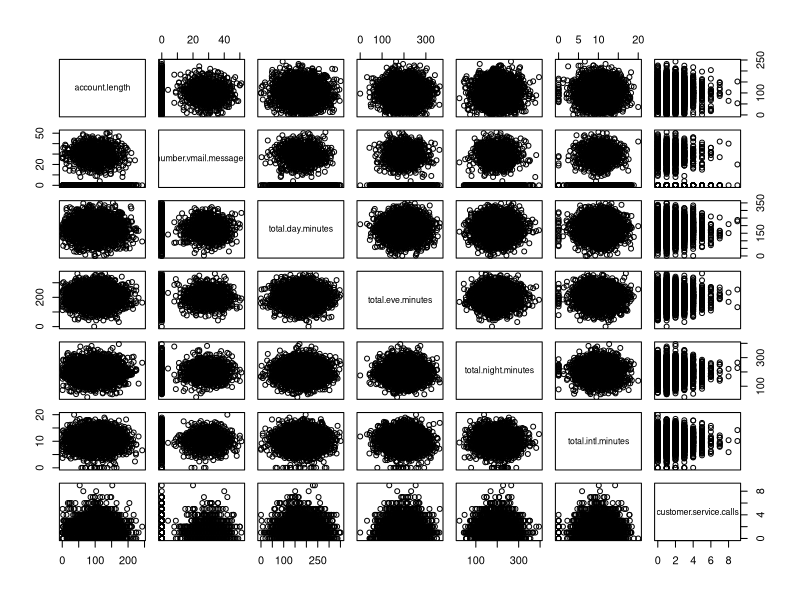
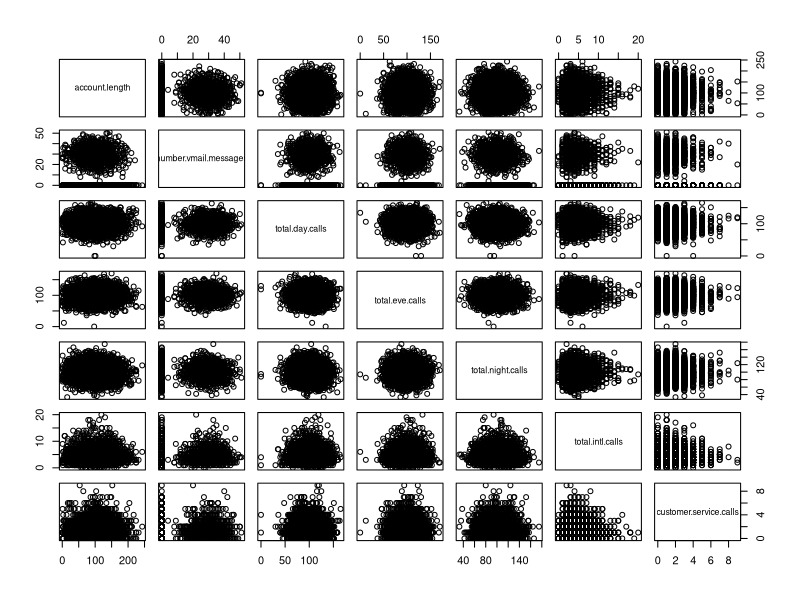
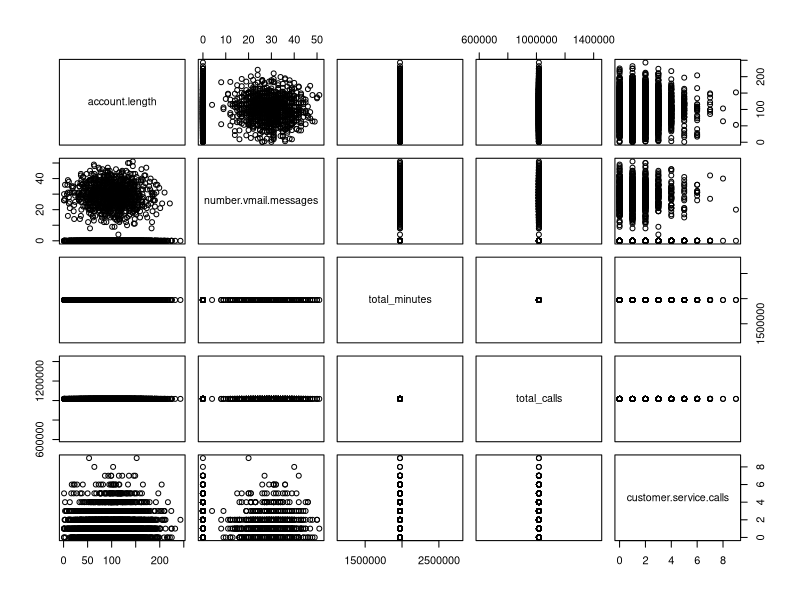

Recreate these plots in R, in order.
## ---- chunk 1
knitr::opts_chunk$set(echo = TRUE)
## ---- chunk 2
library(tidyverse)
library(knitr)
library(lubridate)
library(psych)
## ---- chunk 3
Customer_telecom <- read.csv("Customer_telecom.csv")
                             
## ---- chunk 4

num_c <- Customer_telecom %>%
  select(account.length, number.vmail.messages, total.day.minutes, total.day.calls, total.day.charge, total.eve.minutes, total.eve.calls, total.eve.charge, total.night.minutes, total.night.calls, total.night.charge, total.intl.minutes, total.intl.calls, total.intl.charge, customer.service.calls)

cor(num_c)
summary(Customer_telecom)

num_c <- num_c %>%
  select(account.length, number.vmail.messages, total.day.minutes, total.day.calls, total.eve.minutes, total.eve.calls, total.night.minutes, total.night.calls, total.intl.minutes, total.intl.calls, customer.service.calls)

minutes_c <- num_c %>%
  select(account.length, number.vmail.messages, total.day.minutes, total.eve.minutes, total.night.minutes, total.intl.minutes, customer.service.calls)

pairs(minutes_c)

calls_c <-  Customer_telecom %>%
  select(account.length, number.vmail.messages, total.day.calls, total.eve.calls, total.night.calls, total.intl.calls, customer.service.calls)
pairs(calls_c)

sums_c <- Customer_telecom %>%
  mutate(total_minutes = sum(total.day.minutes, total.eve.minutes, total.night.minutes, total.intl.minutes)) %>%
  mutate(total_calls = sum(total.day.calls, total.eve.calls, total.night.calls, total.intl.calls)) %>%
  select(account.length, number.vmail.messages, total_minutes, total_calls,  customer.service.calls)
                             
pairs(sums_c)

Customer_telecom <- Customer_telecom %>%
  mutate(churn1 = if_else(churn == "False", 0, 1))

glm.fits <- glm(
  churn1 ~ total.day.minutes,
  data = Customer_telecom, family = binomial
)
summary(glm.fits)

glm.fits1 <- glm(
  churn1 ~ account.length+ number.vmail.messages+ total.day.minutes+total.day.calls+ total.day.charge+ total.eve.minutes+ total.eve.calls+total.eve.charge+ total.night.minutes+total.night.calls+ total.night.charge+ total.intl.minutes+total.intl.calls+total.intl.charge+ customer.service.calls,
  data = Customer_telecom, family = binomial
)
summary(glm.fits1)
## ---- chunk 5
library(MASS)
library(caret)


#Randomly shuffle the data
Customer_telecom<-Customer_telecom[sample(nrow(Customer_telecom)),]

#Create 10 equally size folds
folds <- cut(seq(1,nrow(Customer_telecom)),breaks=10,labels=FALSE)

MAE=c()
mae=c()

#K-fold Cross Validation
for (i in 1:10){
  testIndexes <- which(folds==i,arr.ind=TRUE)
  test_data <- Customer_telecom[testIndexes, ]
  train_data <- Customer_telecom[-testIndexes, ]
  m_lda <- lda(churn1 ~ number.vmail.messages + total.intl.calls + customer.service.calls, data = train_data)
  m_pred <- predict(m_lda, test_data)
  conf <- table(list(predicted=m_pred$class, observed=test_data$churn1))
  confusionMatrix(conf)
  print(conf)
  mae <- c(mae, mean(abs(as.integer(m_pred$class == 1) - as.integer(test_data$churn1 == 1))))
}

MAE=c(MAE, mean(mae))
MAE
## ---- chunk 6
library(MASS)

#Randomly shuffle the data
Customer_telecom<-Customer_telecom[sample(nrow(Customer_telecom)),]

#Create 10 equally size folds
folds <- cut(seq(1,nrow(Customer_telecom)),breaks=10,labels=FALSE)

MAE <- c()
mae <- c()

for (i in 1:10){
  testIndexes <- which(folds==i,arr.ind=TRUE)
  test_data <- Customer_telecom[testIndexes, ]
  train_data <- Customer_telecom[-testIndexes, ]
  m_qda <- qda(churn1 ~ number.vmail.messages + total.intl.calls + customer.service.calls, data = train_data)
  m_pred <- predict(m_qda, test_data)
  conf <- table(list(predicted=m_pred$class, observed=test_data$churn1))
  confusionMatrix(conf)
  print(conf)
  mae <- c(mae, mean(abs( as.integer(m_pred$class == 1) - as.integer(test_data$churn1 == 1))))
}

MAE=c(MAE, mean(mae))
MAE

## ---- chunk 7
library(MASS)
library(e1071)

#Randomly shuffle the data
Customer_telecom<-Customer_telecom[sample(nrow(Customer_telecom)),]

#Create 10 equally size folds
folds <- cut(seq(1,nrow(Customer_telecom)),breaks=10,labels=FALSE)

totalMisclassificationRate <- c()
runningTotal <- c()

for (i in 1:10){
  testIndexes <- which(folds==i,arr.ind=TRUE)
  test_data <- Customer_telecom[testIndexes, ]
  train_data <- Customer_telecom[-testIndexes, ]
  m_naive <- naiveBayes(churn1 ~ number.vmail.messages + total.intl.calls + customer.service.calls, data = train_data)
  m_pred <- predict(m_naive, test_data)
  
  conf <- table(list(predicted=m_pred, observed=test_data$churn1))
  confusionMatrix(conf)
  print(conf)
  print(conf[1,1])
  print(conf[1,2])
  print(conf[2,1])
  print(conf[2,2])
  print(sum(conf))
  totalPreds = sum(conf)
  incorrectPreds <- conf[1,2] + conf[2,1]
  print(incorrectPreds)
  misclassificationRate <- incorrectPreds / totalPreds
  print(misclassificationRate)
  runningTotal <- c(runningTotal, misclassificationRate)
}

totalMisclassificationRate=c(totalMisclassificationRate, mean(runningTotal))
print("Average Misclassification Rate")
totalMisclassificationRate


